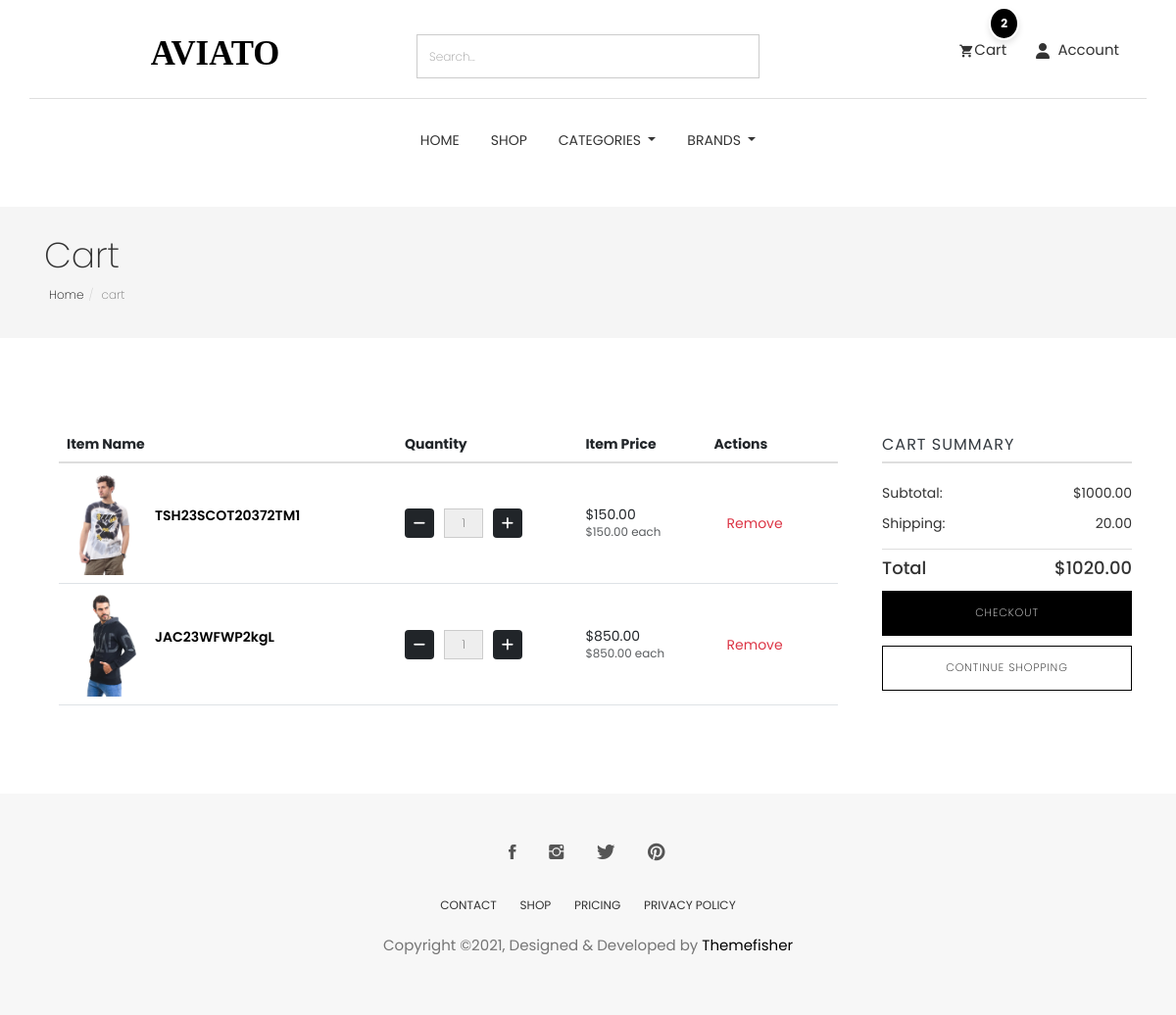
Before: /cart/ with the older database file.
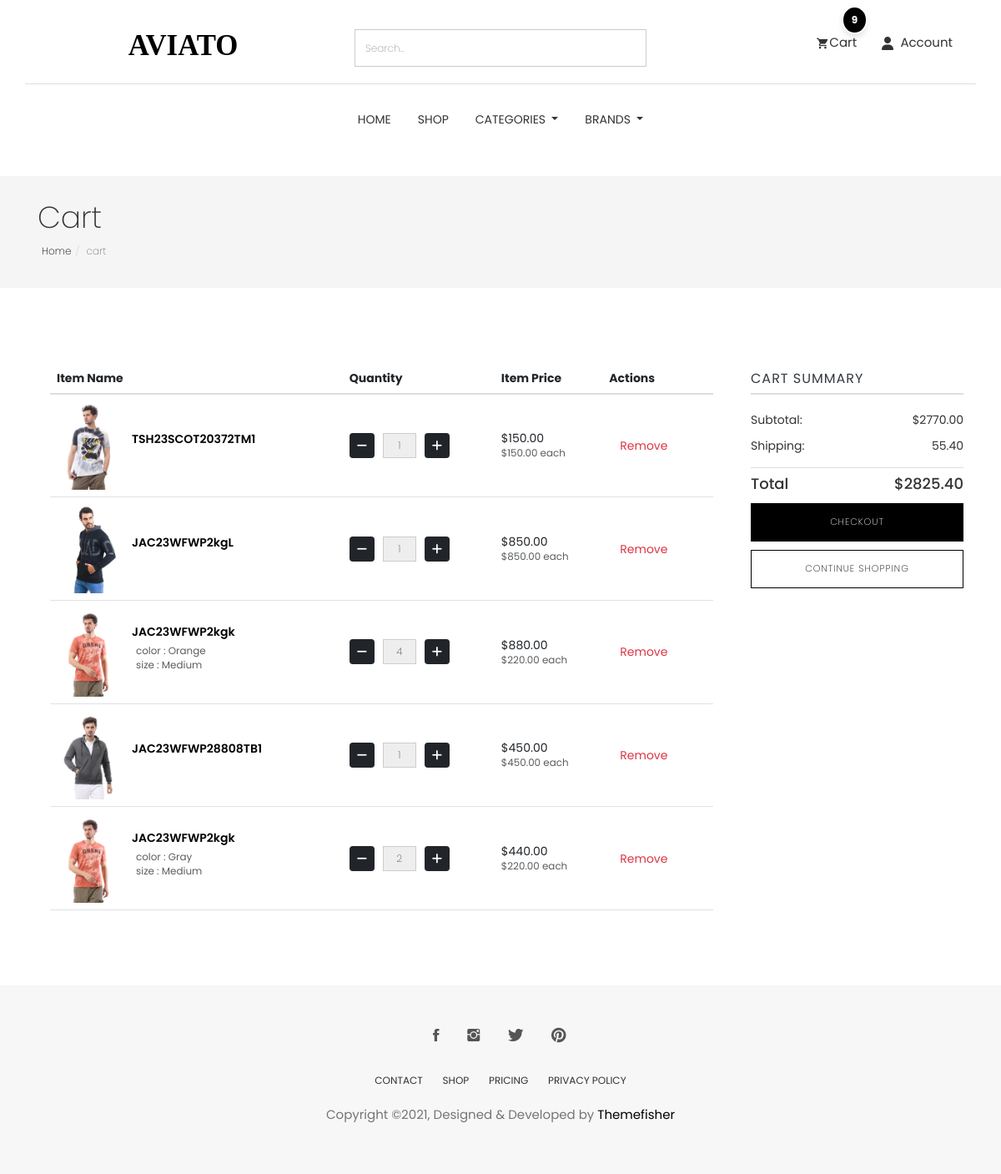
After: the same page with the newer database file.
### cart/models.py (models this page shows, shortened)
class CartItem(models.Model):
    user = models.ForeignKey(User,null=True,verbose_name="user cart", on_delete=models.CASCADE)
    product = models.ForeignKey(Product, on_delete=models.CASCADE)
    cart = models.ForeignKey(Cart, on_delete=models.CASCADE, blank=True, null=True)
    variations = models.ManyToManyField(Variation,blank=True)
    quantity = models.IntegerField()
    is_active = models.BooleanField(default=True)
    def sub_total(self):
        return self.product.price * self.quantity

### store/models.py (models this page shows, shortened)
class Product(models.Model):
    id = models.UUIDField(primary_key=True, default=uuid.uuid4, editable=False)
    name = models.CharField( max_length=50)
    image = models.ImageField(upload_to='product/',null=True,blank=True)
    stock = models.IntegerField(default=1)
    price = models.DecimalField(max_digits=10, decimal_places=2, default=Decimal('0.00'))
    description = models.TextField(max_length=10000, blank=True)
    created_at = models.DateTimeField(default=timezone.now)
    modified_date = models.DateTimeField(auto_now=True)
    slug = models.SlugField(null=True, blank=True)
    views = models.PositiveIntegerField(default=0)
    is_available = models.BooleanField(default=True)
    on_sale = models.BooleanField(default=False)
    PRDBrand = models.ForeignKey('Brand', related_name='product_brand', on_delete=models.CASCADE, blank=True, null=True, verbose_name="Brand")
    like = models.ManyToManyField(User, blank=True, related_name='product_favourite')
    category = models.ForeignKey(Subcategory, related_name='product_subcategory', verbose_name="Subcategory", null=True, blank=True, on_delete=models.CASCADE)
    class Meta:
        ordering = ['-created_at']
        verbose_name = "Product"
        verbose_name_plural = "Products"

class Variation(models.Model):
    product = models.ForeignKey(Product,related_name='product_variation',  on_delete=models.CASCADE)
    variation_category = models.CharField( max_length=200 , choices=variation_category_choice)
    variation_value = models.CharField( max_length=200 )
    is_active = models.BooleanField(default=True)
    created_at = models.DateTimeField(  auto_now_add=True)
    objects = VariationManager()

### cart/views.py (the view)
# urls.py: path('' , views.cart , name='cart'),
def cart(request, total=0, quantity=0, cart_items=None):
    try:
        tax_obj = Tax.objects.last()  # Fetch the last Tax object
        tax_percentage = tax_obj.tax if tax_obj else Decimal('0.00')  # Get the tax value or default to 0
        if request.user.is_authenticated:
            cart_items = CartItem.objects.filter(user=request.user , is_active = True)
        else:
            cart = Cart.objects.get(cart_id=_cart_id(request))  # Get the cart using a session ID or similar method
            cart_items = CartItem.objects.filter(cart=cart, is_active=True)  # Get active items in the cart
        for cart_item in cart_items:
            total += cart_item.product.price * cart_item.quantity  # Sum up the product prices
            quantity += cart_item.quantity
        tax_amount = (tax_percentage * total) / Decimal('100')  # Calculate tax
        grand_total = total + tax_amount  # Grand total is the sum of the total and tax
        total = round(total, 2)
        tax_amount = round(tax_amount, 2)
        grand_total = round(grand_total, 2)
    except ObjectDoesNotExist:
        cart_items = []
        total = Decimal('0.00')
        quantity = 0
        tax_amount = Decimal('0.00')
        grand_total = Decimal('0.00')
    context = {
        'total': total,
        'quantity': quantity,
        'cart_items': cart_items,
        'grand_total': grand_total,
        'tax': tax_amount,
    }
    return render(request, 'cart.html', context)

### cart/cart_utils.py (called while the page is built)
def _cart_id(request):
    cart = request.session.session_key
    if not cart:
        cart = request.session.create()
    return cart

### category/category_context.py (called while the page is built)
def nav_links(request):
    categories_nav = Category.objects.all()
    subcategories_nav = Subcategory.objects.all()
    brands_nav = Brand.objects.all()
    context = {
        'categories_nav':categories_nav,
        'brands_nav':brands_nav,
        'subcategories_nav':subcategories_nav,
    }
    return context

### category/models.py (called while the page is built)
    def get_url(self):
        return reverse('products_by_subcategory',args=[self.id])

### store/models.py (called while the page is built)
    def get_url(self):
        return reverse('products_by_brand',args=[self.id])

    def __str__(self):
        return self.name

### cart/templates/cart.html (shortened to what the changed rows need)
{% extends "base.html" %}
{% load static %}
{% block body %}
<section class="page-header">
    <div class="container">
        <div class="row">
            <div class="col-md-12">
                <div class="content">
                    <h1 class="page-name">Cart</h1>
                </div>
            </div>
        </div>
    </div>
</section>
<div class="page-wrapper">
    <div class="cart shopping">
        <div class="container">
            {% if not cart_items %}
            <div class="row justify-content-center">
                <div class="col-md-6 text-center">
                    <h2 class="mb-4">Your Cart is Currently Empty!</h2>
                    <p class="mb-4">It looks like you haven’t added anything to your cart yet. Start shopping to fill it
                        up!</p>
                    <a href="{% url 'product_list' %}" class="btn btn-main mt-3">Continue Shopping</a>
                </div>
            </div>
            {% else %}
            <div class="row">
                <div class="col-md-9 px-5">
                    <div class="block">
                        <div class="product-list">
                            <table class="table">
                                <thead>
                                    <tr>
                                        <th class="">Item Name</th>
                                        <th class="">Quantity</th>
                                        <th class="">Item Price</th>
                                        <th class="">Actions</th>
                                    </tr>
                                </thead>
                                <tbody>
                                    {% for cart_item in cart_items %}
                                    <tr class="">
                                        <td class="">
                                            <div class="product-info d-flex align-items-center">
                                                <img width="80" src="{{cart_item.product.image.url}}" alt="" />
                                                <div class="d-flex flex-column ">
                                                    <a
                                                        href="{% url 'product_details' cart_item.product.id %}">{{cart_item.product.name}}</a>
                                                    <p class="text-muted small mt-2 ms-4">
                                                        {% if cart_item.variations.all %}
                                                        {% for item in cart_item.variations.all %}
                                                        {{item.variation_category}} : {{item.variation_value}} <br>
                                                        {% endfor %}
                                                        {% endif %}
                                                    </p>
                                                </div>
                                            </div>
                                        </td>
                                        <td class="">
                                            <div class="quantity-controls">
                                                <a href="{% url 'decrement_cart' cart_item.product.id cart_item.id %}"
                                                    class="btn btn-dark decrement-btn"><i class="fas fa-minus"></i></a>
                                                <input type="text" class="form-control text-center quantity-input"
                                                    value="{{cart_item.quantity}}" readonly />
                                                <form action="{% url 'add_to_cart' cart_item.product.id%}"
                                                    method="POST">
                                                    <button class="btn btn-dark increment-btn"><i
                                                            class="fas fa-plus"></i></button>
                                                </form>
                                            </div>
                                        </td>
                                        <td class="">
                                            <div class="d-flex flex-column">
                                                ${{cart_item.sub_total}}
                                                <span class="text-muted small">${{cart_item.product.price}} each</span>
                                            </div>
                                        </td>
                                        <td class="">
                                            <a class="btn btn-outline-danger"
                                                href="{% url 'delete_cart' cart_item.product.id cart_item.id %}">Remove</a>
                                        </td>
                                    </tr>
                                    {% endfor %}
                                </tbody>
                            </table>
                        </div>
                    </div>
                </div>
                <div class="col-md-3">
                    <div class="product-checkout-details">
                        <div class="block">
                            <h4 class="widget-title">Cart Summary</h4>
                            <ul class="summary-prices">
                                <li>
                                    <span>Subtotal:</span>
                                    <span class="price">${{total}}</span>
                                </li>
                                <li>
                                    <span>Shipping:</span>
                                    <span>{{tax}}</span>
                                </li>
                            </ul>
                            <div class="summary-total">
                                <span>Total</span>
                                <span>${{grand_total}}</span>
                            </div>
                            <a href="{% url 'checkout' %}" class="btn btn-main mt-3 w-100">Checkout</a>
                            <a href="{% url 'product_list' %}" class="btn btn-solid-border mt-3 w-100">Continue
                                Shopping</a>
                        </div>
                    </div>
                </div>
            </div>
            {% endif %}
        </div>
    </div>
</div>
{% endblock body %}

Changed rows visible on the page:
added CartItem: product.image (picture), product.name "JAC23WFWP2kgk", quantity "4", sub_total "880.00", product.price "220.00"
now on this page (row unchanged): Variation: variation_category "color", variation_value "Orange", shown under "JAC23WFWP2kgk"
now on this page (row unchanged): Variation: variation_category "size", variation_value "Medium"
added CartItem: product.image (picture), product.name "JAC23WFWP28808TB1", quantity "1", sub_total "450.00", product.price "450.00"
added CartItem: product.image (picture), product.name "JAC23WFWP2kgk", quantity "2", sub_total "440.00", product.price "220.00"
now on this page (row unchanged): Variation: variation_category "color", variation_value "Gray", shown under "JAC23WFWP2kgk"
Other visible differences:
{{ quantity }}: "2" → "9"
{{ total }}: "1000.00" → "2770.00"
{{ tax }}: "20.00" → "55.40"
{{ grand_total }}: "1020.00" → "2825.40"
